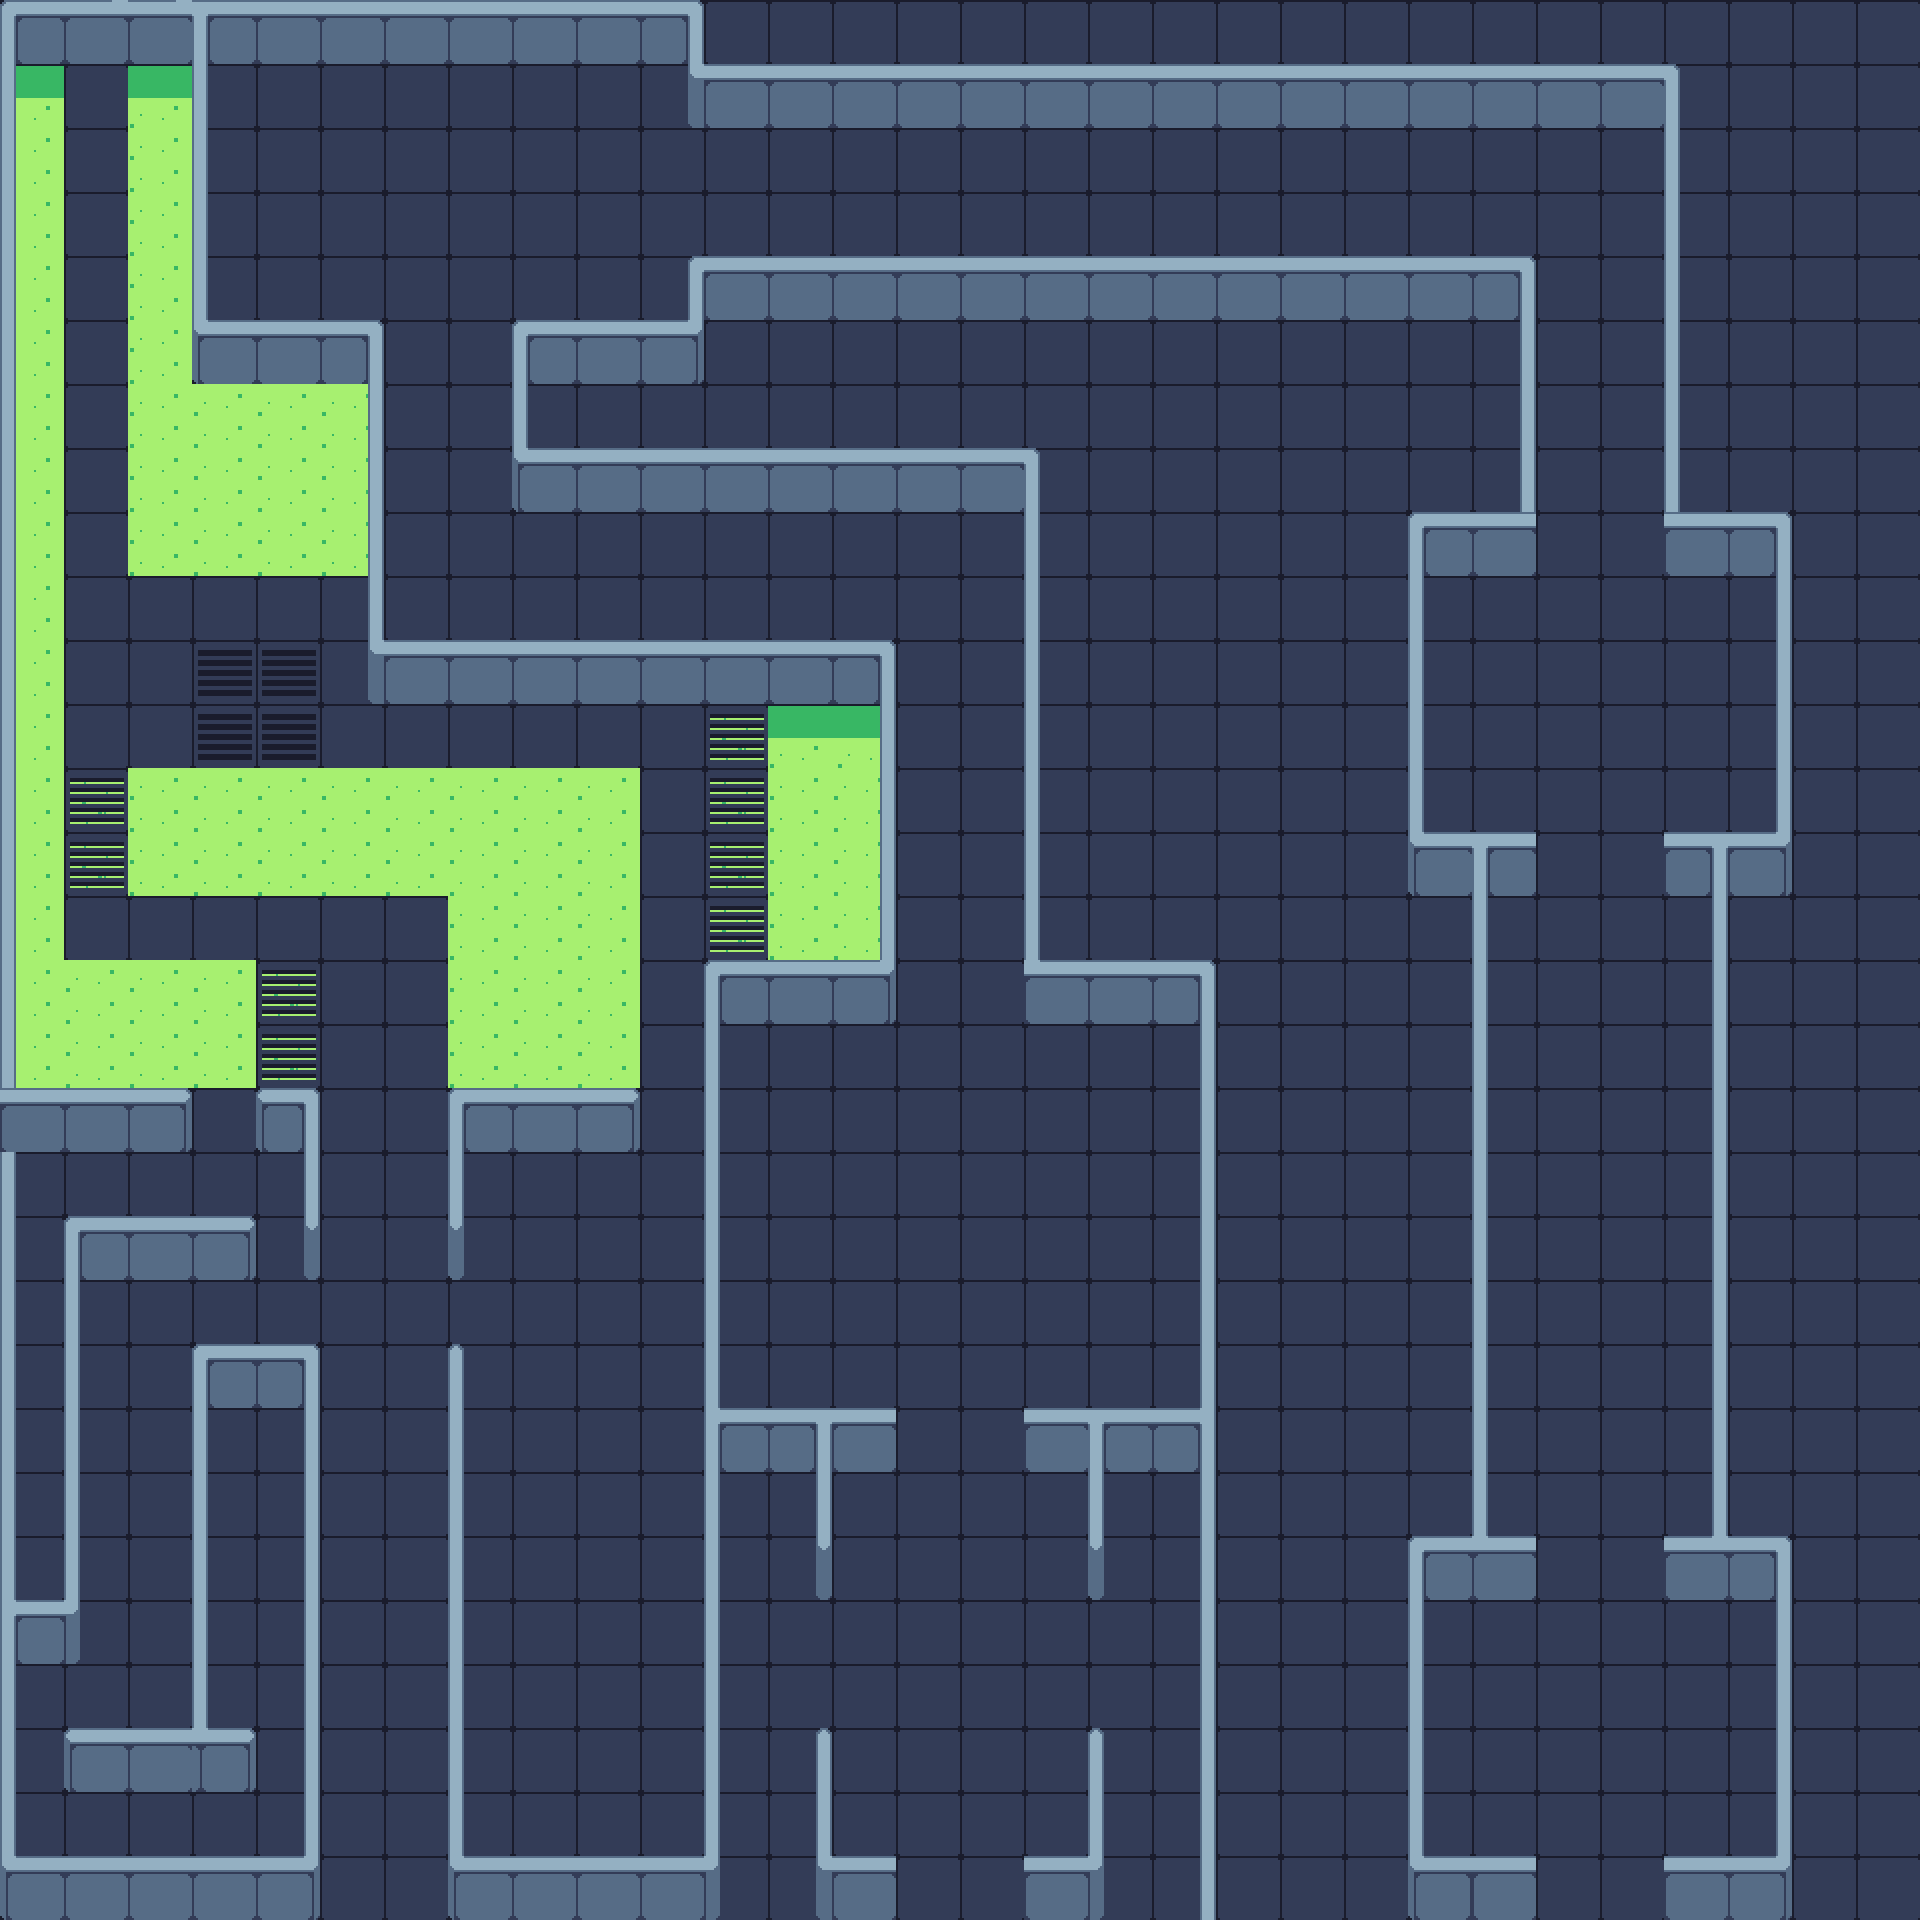

Tiled map render using the project's own tile images. Description and the map definition, with tile-layer contents summarised, below:
An orthogonal 30x30 tile map with 64x64 px tiles, 2 tile layers (Base, Wall), 2 hidden layers not drawn.

<map version="1.10" tiledversion="1.11.0" orientation="orthogonal" renderorder="right-down" width="30" height="30" tilewidth="64" tileheight="64" infinite="0" nextlayerid="7" nextobjectid="1">
 <tileset firstgid="1" source="../tile/tech tileset x64.tsx" />
 <layer id="5" name="Base" width="30" height="30">
  <data>[900 cells, 900 non-empty, 6 distinct tile ids]</data>
 </layer>
 <layer id="3" name="Decor" width="30" height="30" visible="0">
  <data>[900 cells, 0 non-empty, 0 distinct tile ids]</data>
 </layer>
 <layer id="1" name="Wall" width="30" height="30">
  <data>[900 cells, 281 non-empty, 38 distinct tile ids]</data>
 </layer>
 <layer id="4" name="Objects" width="30" height="30" visible="0">
  <data>[900 cells, 4 non-empty, 3 distinct tile ids]</data>
 </layer>
</map>